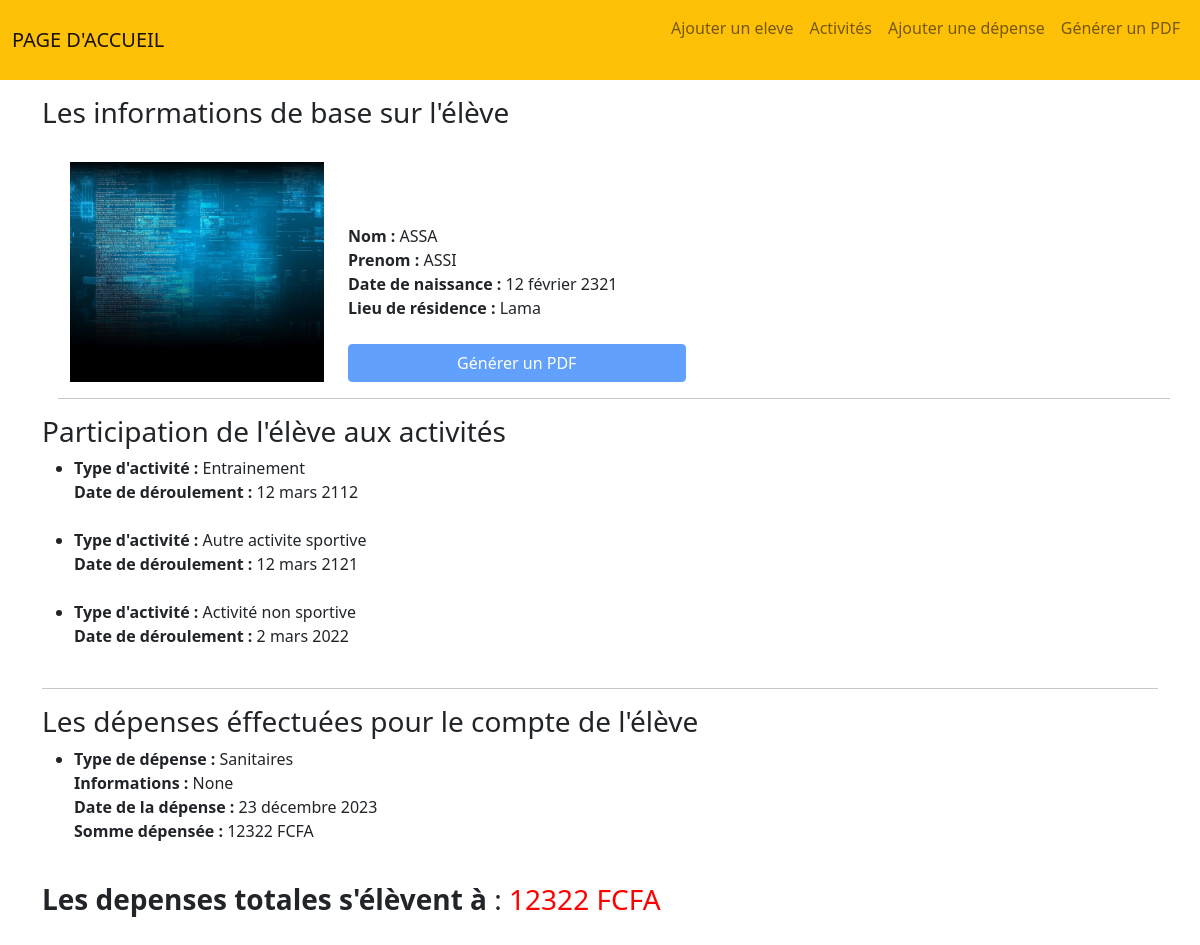
/ASSA/ASSI/, run on the app's committed database.
### gestion/models.py (models this page shows, shortened)
class Eleve(models.Model):
    profil = models.ImageField(verbose_name="Photo de profil", upload_to="profils", blank=True, null=True)
    nom = models.CharField(verbose_name="Nom", max_length=128)
    prenom = models.CharField(verbose_name="Prenom", max_length=128)
    dateNaiss = models.DateField(verbose_name="Date de naissanse")
    residence = models.CharField(verbose_name="Lieu de résidence", max_length=50)

class Activite(models.Model):
    choix = [
        ("Entrainement", "Entrainement"), ("Match", "Match"), ("Autre activite sportive", "Autre activite sportive"),
        ("Activité non sportive", "Activité non sportive"),
    ]
    images = models.ImageField(verbose_name="Image de l'activité", upload_to="activite", blank=True, null=True)
    type = models.CharField(verbose_name="Type d'activité", max_length=40, choices=choix)
    eleves = models.ManyToManyField(Eleve, verbose_name="Participants", null=True, blank=True)
    description = models.CharField(verbose_name="Description",default="Aucune",  max_length=255, null=True, blank=True)
    date = models.DateField(verbose_name="Date de l'activité", max_length=255)

class Depense(models.Model):
    choix = [
        ("Sanitaires", "Sanitaires"), ("Scolaires", "Scolaires"), ("Sportifs", "Sportifs"),
        ("Autres", "Autres"),
    ]
    recu = models.ImageField(verbose_name="Réçu de paiement", upload_to="recu", blank=True, null=True)
    type = models.CharField(verbose_name="Type de dépense", max_length=40, choices=choix)
    eleve = models.ForeignKey(Eleve, on_delete=models.CASCADE, verbose_name="Personne concernée")
    infos = models.CharField(verbose_name="Infos supplémentaires", max_length=255, null=True, blank=True)
    date = models.DateField(verbose_name="Effectuée le ", max_length=255)
    montant = models.IntegerField(default=0)

### gestion/views.py (the view)
# urls.py: path('<str:nom>/<str:prenom>/', details_eleve, name="details_eleve"),
def details_eleve(request, nom, prenom):
    eleve = get_object_or_404(Eleve, nom=nom, prenom=prenom)
    activites = eleve.activite_set.all()
    depenses = eleve.depense_set.all()
    depense_total = sum([depense.montant for depense in depenses])
    return render(request, 'gestion/details.html', {"eleve": eleve, "activites": activites, "depenses": depenses, "depense_total":depense_total})

### gestion/templates/gestion/details.html (shortened to what this page needs)
{% extends 'base.html' %}
{% block content %}
   <h3>Les informations de base sur l'élève</h3> <br>
    <div class="row ms-3 align-items-end">
        <img class="col-4 col-md-3 mb-3" src="{{ eleve.profil.url }}" alt="" style="height: 220px;">
        <div class="col mb-3">
            <b>Nom : </b> {{ eleve.nom }} <br>
            <b>Prenom : </b> {{ eleve.prenom }} <br>
            <b>Date de naissance : </b> {{ eleve.dateNaiss }} <br>
            <b>Lieu de résidence : </b> {{ eleve.residence }} <br> <br>
            <a class="btn btn-primary col-md-5 col-6 disabled" target="_blank" class="nav-link" href="{% url 'generer_pdf' %}">Générer un PDF</a> <br>
        </div> <hr>
    </div>
    <h3>Participation de l'élève aux activités</h3>
    <ul>
    {% for activite in activites %}
        <li>
            <b>Type d'activité : </b>{{activite.type }} <br>
            <b>Date de déroulement : </b>{{activite.date }} <br> <br>
        </li>
    {% endfor %}
    </ul><hr>
    <h3>Les dépenses éffectuées pour le compte de l'élève</h3>
    <ul>
    {% for depense in depenses %}
        <li>
            <b>Type de dépense : </b>{{depense.type }} <br>
            <b>Informations : </b>{{depense.infos }} <br>
            <b>Date de la dépense : </b>{{depense.date }} <br>
            <b>Somme dépensée : </b>{{ depense.montant }} FCFA<br>
        </li> <br>
    {% endfor %}
    </ul>
    <h3> <b>Les depenses totales s'élèvent à</b> : <span style="color:red;">{{depense_total}} FCFA</span></h3> <br> <br>
{% endblock %}

### data on the page
Eleve: profil (picture), nom "ASSA", prenom "ASSI", dateNaiss "12 février 2321", residence "Lama"
Activite: type "Entrainement", date "12 mars 2112"
Activite: type "Autre activite sportive", date "12 mars 2121"
Activite: type "Activité non sportive", date "2 mars 2022"
Depense: type "Sanitaires", infos "None", date "23 décembre 2023", montant "12322"

### other printed values
{{ depense_total }} "12322"
